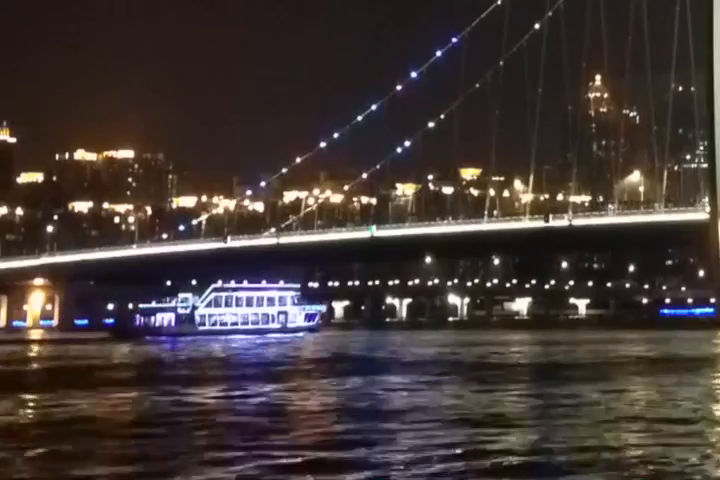
#> input picture frame 6 of resource/video_test_p.mp4, 720 x 480 px
$ python DenseOpticalFlow.py
#> lines starting #> are read from the running program, lines starting #| are printed output that depends on the picture
from cv2 import cv2
import numpy as np
cap = cv2.VideoCapture("video_test_p.mp4")

ret, frame1 = cap.read()
#> frame1 is the input picture: shape (480, 720, 3); mean B, G, R 52.6, 54.8, 65
prvs = cv2.cvtColor(frame1,cv2.COLOR_BGR2GRAY)
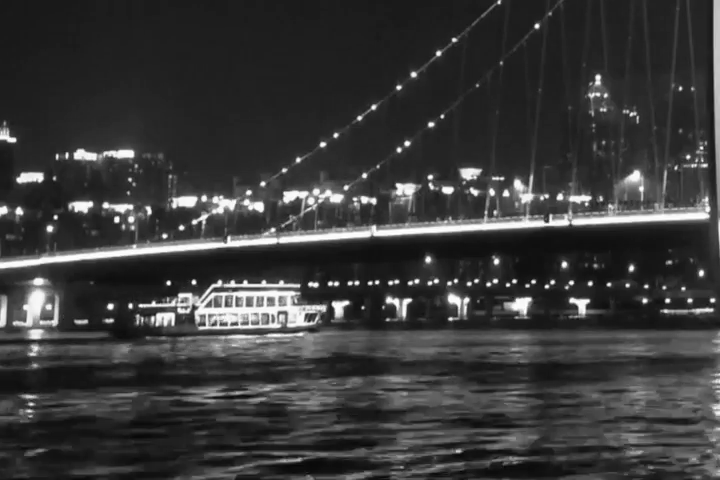
#> prvs: shape (480, 720); min 6, max 255, mean 57.6
hsv = np.zeros(frame1.shape,np.uint8) # simular with np.zeros_like
hsv[...,1] = 255

while(1):
    ret, frame2 = cap.read()
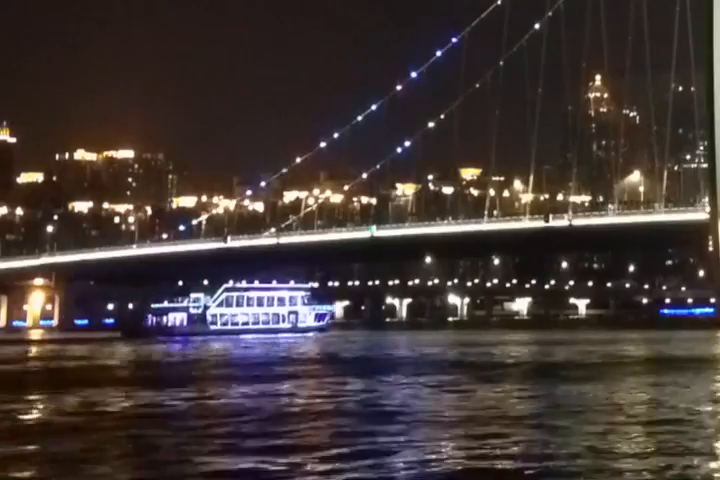
#> input picture frame 7 of resource/video_test_p.mp4, 720 x 480 px
#> frame2 is the input picture: shape (480, 720, 3); mean B, G, R 52.8, 54.7, 65
    if ret == False:
        break
    next = cv2.cvtColor(frame2,cv2.COLOR_BGR2GRAY)
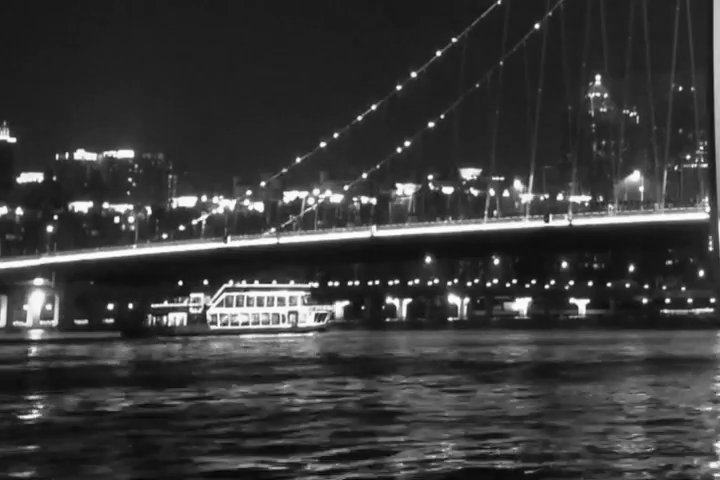
#> next: shape (480, 720); min 6, max 255, mean 57.6

    flow = cv2.calcOpticalFlowFarneback(prvs,next, None, 0.5, 3, 15, 3, 5, 1.2, 0)

    mag, ang = cv2.cartToPolar(flow[...,0], flow[...,1])
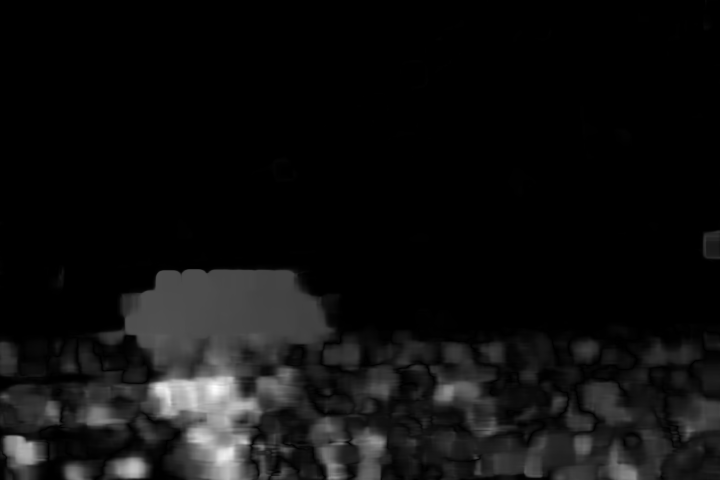
#> mag: shape (480, 720) float32; min 0, max 39.25, mean 2.4; drawn with min black and max white
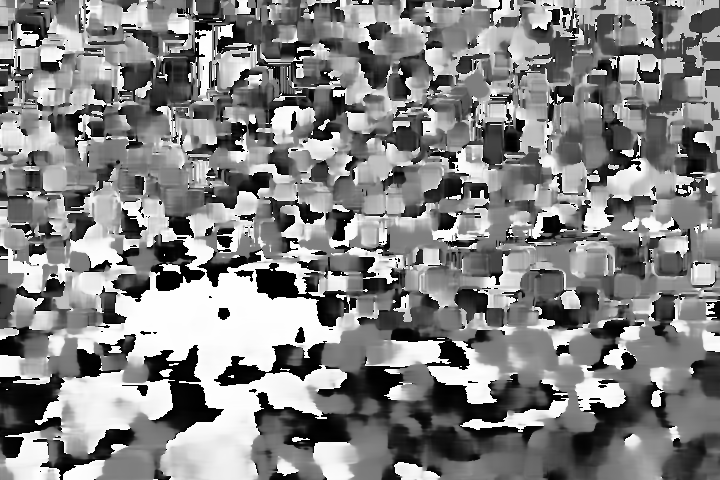
#> ang: shape (480, 720) float32; min 1.19e-17, max 6.28, mean 3.26; drawn with min black and max white
    hsv[...,0] = ang*180/np.pi/2
    hsv[...,2] = cv2.normalize(mag,None,0,255,cv2.NORM_MINMAX)
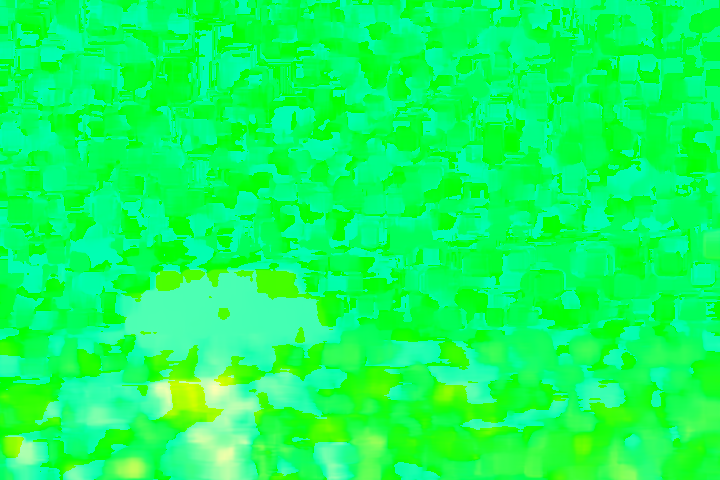
#> hsv: shape (480, 720, 3); mean of channels 0, 1, 2 93, 255, 15.5; drawn as B, G, R
    rgb = cv2.cvtColor(hsv,cv2.COLOR_HSV2BGR)
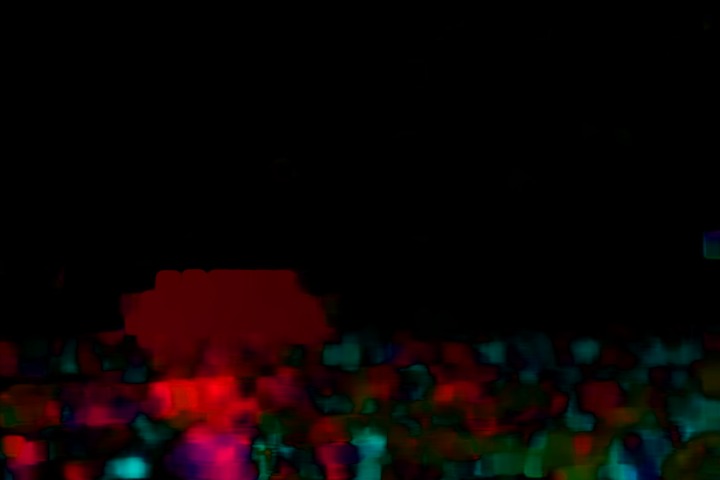
#> rgb: shape (480, 720, 3); mean B, G, R 3.9, 4, 11.9

    cv2.imshow('frame2',rgb)
    k = cv2.waitKey(30) & 0xff
#> (key Esc is pressed here)
    if k == 27:
        break
    elif k == ord('s'):
        cv2.imwrite('opticalfb.png',frame2)
        cv2.imwrite('opticalhsv.png',rgb)
    prvs = next
cv2.waitKey(0)
cap.release()
cv2.destroyAllWindows()

$ run again, starting later in the video
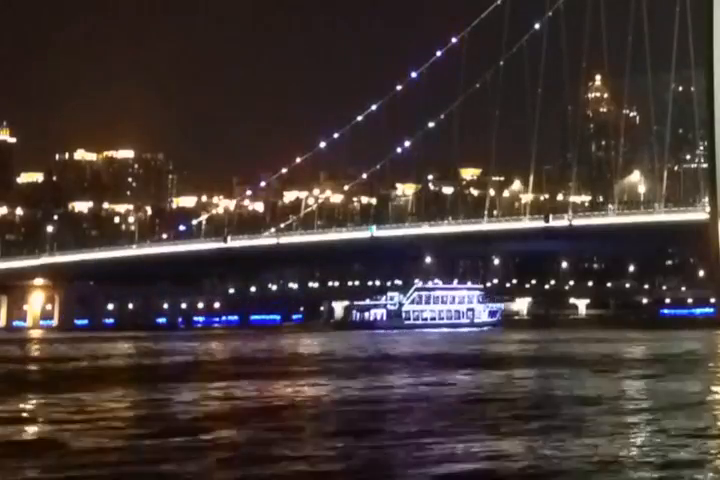
#> input picture frame 28 of resource/video_test_p.mp4, 720 x 480 px
#> frame1 is the input picture: shape (480, 720, 3); mean B, G, R 50.6, 53.1, 64.9
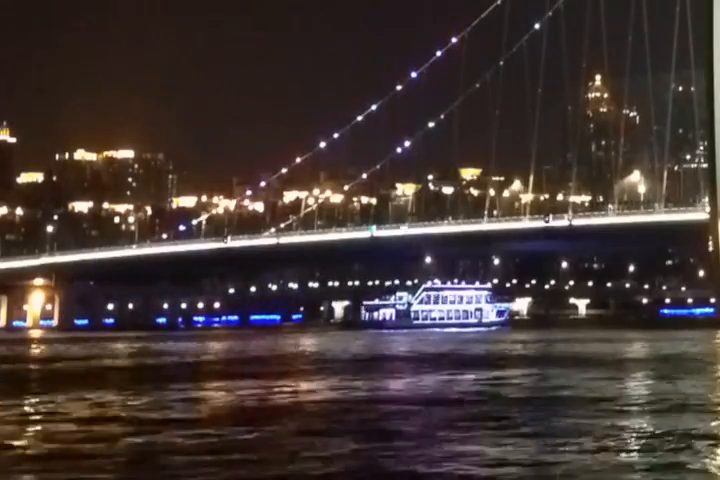
#> input picture frame 29 of resource/video_test_p.mp4, 720 x 480 px
#> frame2 is the input picture: shape (480, 720, 3); mean B, G, R 50.5, 53.1, 65
#> `rgb = cv2.cvtColor(hsv,cv2.COLOR_HSV2BGR)`:
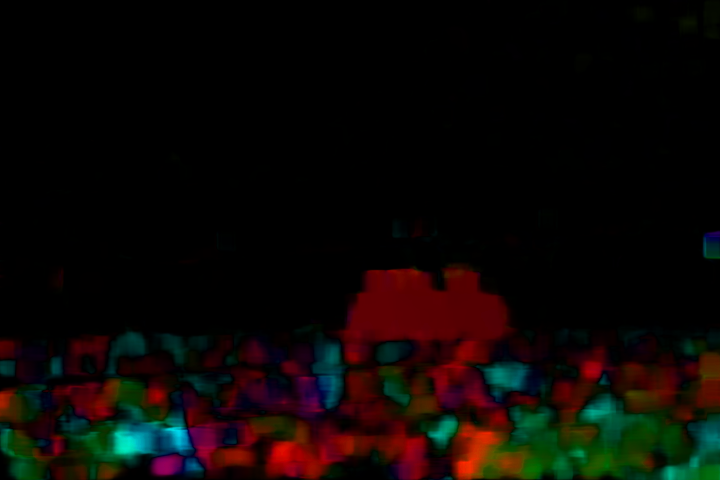
#> rgb: shape (480, 720, 3); mean B, G, R 4.9, 7.5, 12.4

$ run again, starting later in the video
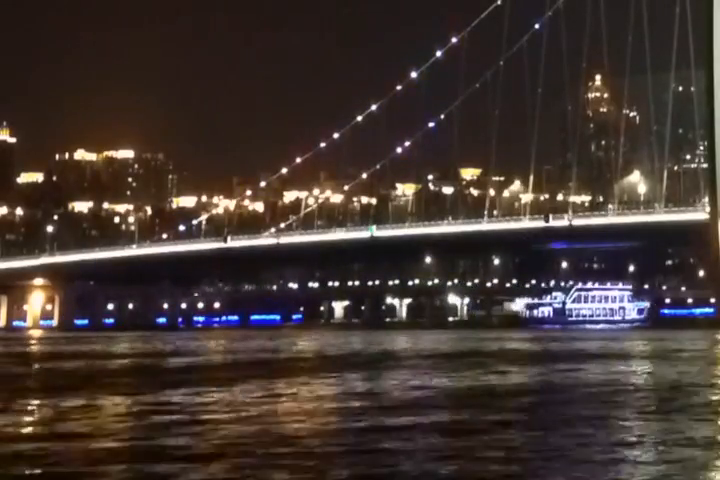
#> input picture frame 50 of resource/video_test_p.mp4, 720 x 480 px
#> frame1 is the input picture: shape (480, 720, 3); mean B, G, R 47.5, 52.7, 64.5
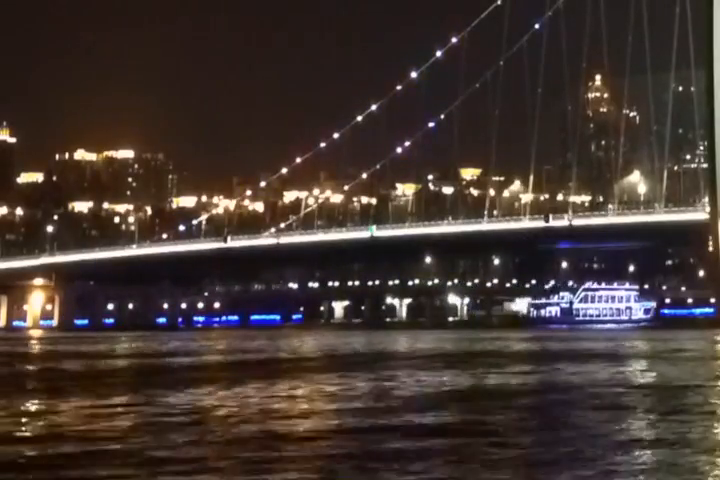
#> input picture frame 51 of resource/video_test_p.mp4, 720 x 480 px
#> frame2 is the input picture: shape (480, 720, 3); mean B, G, R 47.5, 52.8, 64.9
#> `rgb = cv2.cvtColor(hsv,cv2.COLOR_HSV2BGR)`:
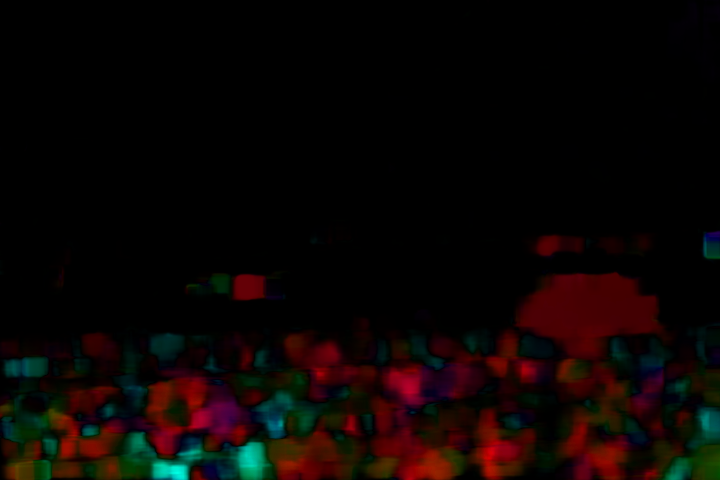
#> rgb: shape (480, 720, 3); mean B, G, R 3.5, 5, 11.8
